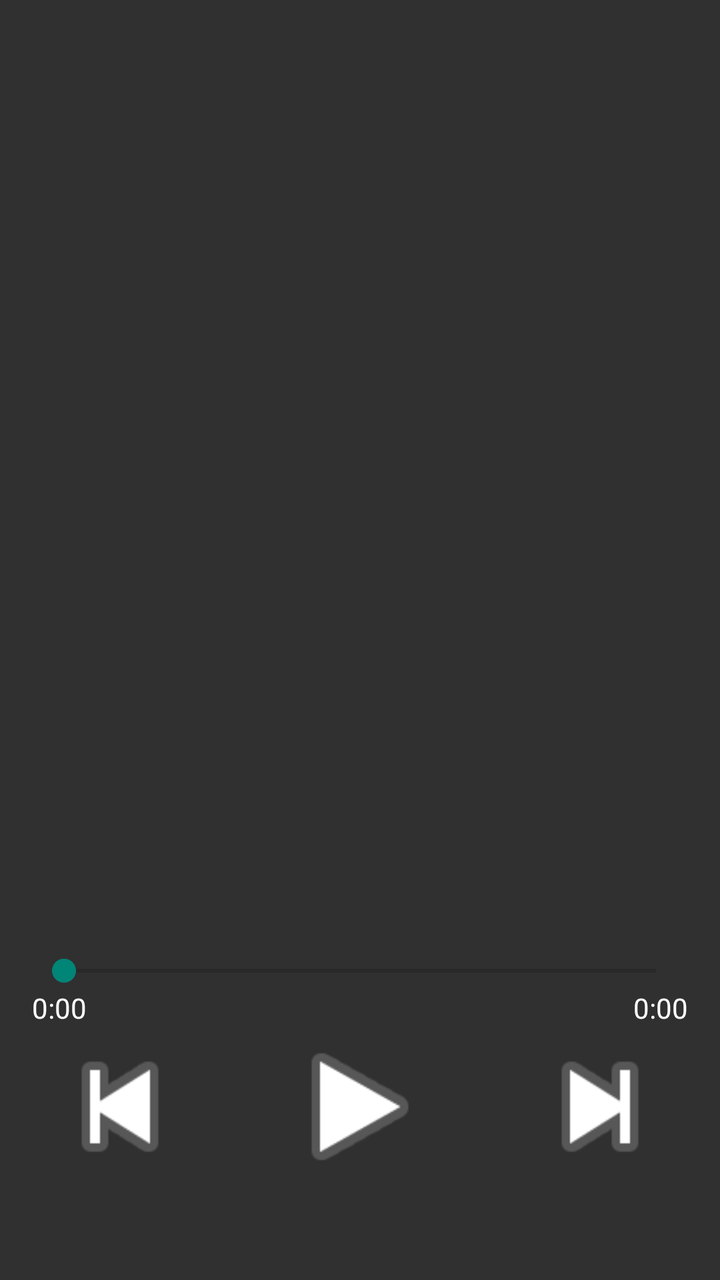
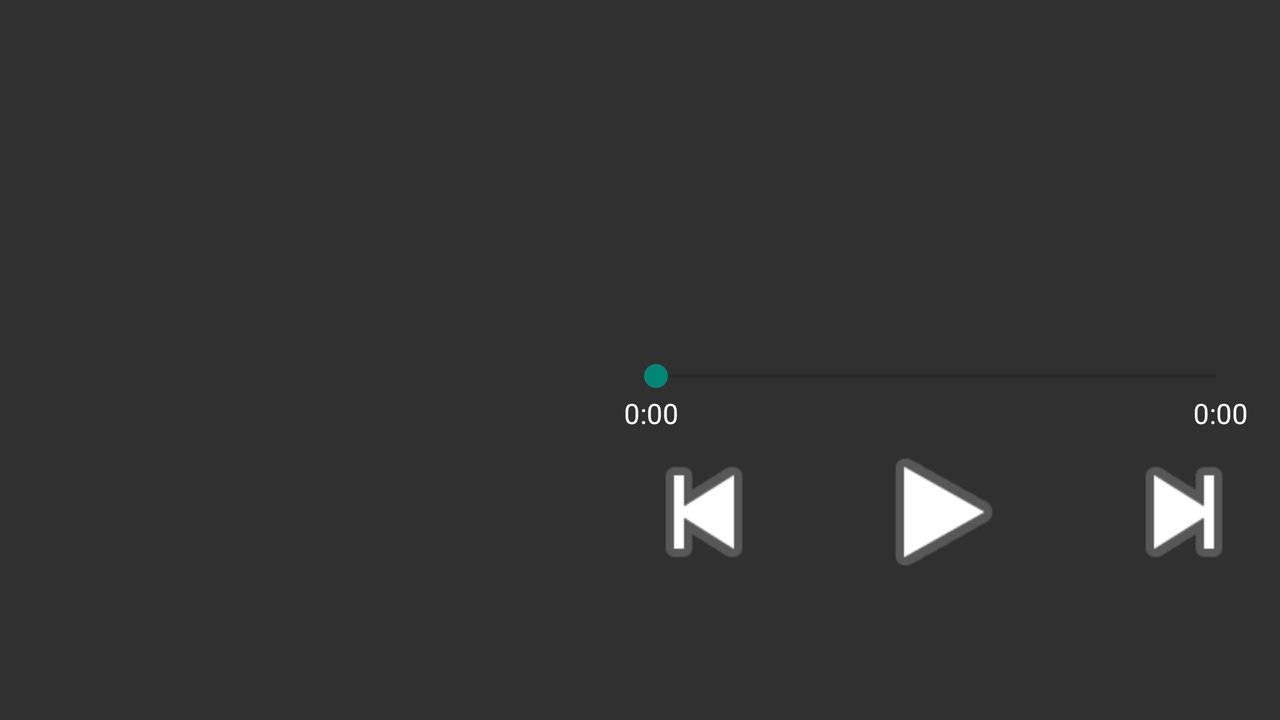

Two renders of one Android screen. The first uses the default layout on a phone; the second uses the alternative layout the repository ships for a different screen configuration, on a matching device. The two XML files are below.
<!-- AndroidManifest.xml: application theme AppTheme -->
<!-- res/layout/fragment_player.xml -->
<FrameLayout xmlns:android="http://schemas.android.com/apk/res/android"
    xmlns:tools="http://schemas.android.com/tools"
    android:layout_width="fill_parent"
    android:layout_height="fill_parent"
    android:background="@color/background_material_dark"
    tools:context="com.gabriel.nanodegree.spotifystreamer.PlayerActivity">

    <Button
        android:id="@+id/bt_share"
        android:layout_width="25dp"
        android:layout_height="25dp"
        android:layout_gravity="top|right"
        android:layout_margin="15dp"
        android:background="@drawable/abc_ic_menu_share_mtrl_alpha"
        android:visibility="gone" />

    <ScrollView
        android:layout_width="fill_parent"
        android:layout_height="fill_parent">

        <LinearLayout
            android:layout_width="match_parent"
            android:layout_height="match_parent"
            android:gravity="center_horizontal"
            android:orientation="vertical"
            android:paddingBottom="@dimen/activity_vertical_margin"
            android:paddingLeft="@dimen/activity_horizontal_margin"
            android:paddingRight="@dimen/activity_horizontal_margin"
            android:paddingTop="@dimen/activity_vertical_margin">

            <TextView
                android:id="@+id/artist"
                android:layout_width="wrap_content"
                android:layout_height="wrap_content"
                android:layout_weight="2"
                android:gravity="center"
                android:lines="1"
                android:minWidth="500dp"
                android:textColor="@color/abc_primary_text_material_dark"
                android:textSize="18sp" />

            <TextView
                android:id="@+id/title"
                android:layout_width="wrap_content"
                android:layout_height="wrap_content"
                android:layout_weight="2"
                android:gravity="center"
                android:lines="2"
                android:minWidth="500dp"
                android:textColor="@color/abc_primary_text_material_dark"
                android:textSize="18sp" />

            <ImageView
                android:id="@+id/image"
                android:layout_width="320dp"
                android:layout_height="320dp"
                android:adjustViewBounds="true"
                android:contentDescription="Album Cover" />

            <TextView
                android:id="@+id/subtitle"
                android:layout_width="wrap_content"
                android:layout_height="wrap_content"
                android:layout_margin="10dp"
                android:gravity="center"
                android:lines="2"
                android:minWidth="500dp"
                android:textColor="@color/abc_primary_text_material_dark"
                android:textSize="20sp" />

            <SeekBar
                android:id="@+id/seekBar"
                android:layout_width="fill_parent"
                android:layout_height="wrap_content" />

            <RelativeLayout
                android:layout_width="fill_parent"
                android:layout_height="wrap_content">

                <TextView
                    android:id="@+id/timeStart"
                    android:layout_width="wrap_content"
                    android:layout_height="wrap_content"
                    android:layout_alignParentLeft="true"
                    android:text="0:00"
                    android:textColor="@color/abc_primary_text_material_dark" />

                <TextView
                    android:id="@+id/timeEnd"
                    android:layout_width="wrap_content"
                    android:layout_height="wrap_content"
                    android:layout_alignParentRight="true"
                    android:text="0:00"
                    android:textColor="@color/abc_primary_text_material_dark" />
            </RelativeLayout>

            <LinearLayout
                android:layout_width="wrap_content"
                android:layout_height="wrap_content"
                android:orientation="horizontal">

                <Button
                    android:id="@+id/previous"
                    android:layout_width="80dp"
                    android:layout_height="80dp"
                    android:layout_marginRight="40dp"
                    android:background="@android:drawable/ic_media_previous" />

                <ToggleButton
                    android:id="@+id/play"
                    android:layout_width="80dp"
                    android:layout_height="80dp"
                    android:layout_marginRight="40dp"
                    android:background="@drawable/ic_play_pause"
                    android:textOn=""
                    android:textOff="" />

                <Button
                    android:id="@+id/next"
                    android:layout_width="80dp"
                    android:layout_height="80dp"
                    android:background="@android:drawable/ic_media_next" />

            </LinearLayout>
        </LinearLayout>
    </ScrollView>
</FrameLayout>
<!-- resources referenced by this layout -->
<resources>
  <dimen name="activity_horizontal_margin">16dp</dimen>
  <dimen name="activity_vertical_margin">16dp</dimen>
  <!-- drawable ic_play_pause (drawable) -->
  <?xml version="1.0" encoding="utf-8"?>
  <selector xmlns:android="http://schemas.android.com/apk/res/android">
      <item android:drawable="@android:drawable/ic_media_pause" android:state_checked="true" />
      
      <item android:drawable="@android:drawable/ic_media_play" />
      
  </selector>
  <style name="AppTheme" parent="@style/Theme.AppCompat.Light.DarkActionBar">
          
          
      </style>
</resources>
<!-- res/layout-land/fragment_player.xml (the repository's variant of the layout above) -->
<!-- drawn on the phone turned sideways -->
<FrameLayout xmlns:android="http://schemas.android.com/apk/res/android"
    xmlns:tools="http://schemas.android.com/tools"
    android:layout_width="fill_parent"
    android:layout_height="fill_parent"
    android:background="@color/background_material_dark"
    tools:context="com.gabriel.nanodegree.spotifystreamer.PlayerActivity">

    <Button
        android:id="@+id/bt_share"
        android:layout_width="25dp"
        android:layout_height="25dp"
        android:layout_gravity="top|right"
        android:layout_margin="15dp"
        android:background="@drawable/abc_ic_menu_share_mtrl_alpha"
        android:visibility="gone" />

    <ScrollView
        android:layout_width="fill_parent"
        android:layout_height="fill_parent">

        <LinearLayout
            android:layout_width="match_parent"
            android:layout_height="match_parent"
            android:gravity="center_vertical"
            android:orientation="horizontal">

            <ImageView
                android:id="@+id/image"
                android:layout_width="280dp"
                android:layout_height="280dp"
                android:gravity="center_horizontal"
                android:layout_margin="@dimen/activity_horizontal_margin"
                android:adjustViewBounds="true"
                android:contentDescription="Album Cover" />


            <LinearLayout
                android:layout_width="match_parent"
                android:layout_height="match_parent"
                android:gravity="center_horizontal"
                android:orientation="vertical"
                android:paddingBottom="@dimen/activity_vertical_margin"
                android:paddingRight="@dimen/activity_horizontal_margin"
                android:paddingTop="@dimen/activity_vertical_margin">

                <TextView
                    android:id="@+id/artist"
                    android:layout_width="wrap_content"
                    android:layout_height="wrap_content"
                    android:layout_weight="2"
                    android:gravity="center"
                    android:lines="1"
                    android:textColor="@color/abc_primary_text_material_dark"
                    android:textSize="18sp" />

                <TextView
                    android:id="@+id/title"
                    android:layout_width="wrap_content"
                    android:layout_height="wrap_content"
                    android:layout_weight="2"
                    android:gravity="center"
                    android:lines="2"
                    android:textColor="@color/abc_primary_text_material_dark"
                    android:textSize="18sp" />

                <TextView
                    android:id="@+id/subtitle"
                    android:layout_width="wrap_content"
                    android:layout_height="wrap_content"
                    android:layout_marginBottom="10dp"
                    android:gravity="center"
                    android:lines="2"
                    android:textColor="@color/abc_primary_text_material_dark"
                    android:textSize="20sp" />

                <SeekBar
                    android:id="@+id/seekBar"
                    android:layout_width="fill_parent"
                    android:layout_height="wrap_content" />

                <RelativeLayout
                    android:layout_width="fill_parent"
                    android:layout_height="wrap_content">

                    <TextView
                        android:id="@+id/timeStart"
                        android:layout_width="wrap_content"
                        android:layout_height="wrap_content"
                        android:layout_alignParentLeft="true"
                        android:text="0:00"
                        android:textColor="@color/abc_primary_text_material_dark" />

                    <TextView
                        android:id="@+id/timeEnd"
                        android:layout_width="wrap_content"
                        android:layout_height="wrap_content"
                        android:layout_alignParentRight="true"
                        android:text="0:00"
                        android:textColor="@color/abc_primary_text_material_dark" />
                </RelativeLayout>

                <LinearLayout
                    android:layout_width="wrap_content"
                    android:layout_height="wrap_content"
                    android:orientation="horizontal">

                    <Button
                        android:id="@+id/previous"
                        android:layout_width="80dp"
                        android:layout_height="80dp"
                        android:layout_marginRight="40dp"
                        android:background="@android:drawable/ic_media_previous" />

                    <ToggleButton
                        android:id="@+id/play"
                        android:layout_width="80dp"
                        android:layout_height="80dp"
                        android:layout_marginRight="40dp"
                        android:background="@drawable/ic_play_pause"
                        android:textOff=""
                        android:textOn="" />

                    <Button
                        android:id="@+id/next"
                        android:layout_width="80dp"
                        android:layout_height="80dp"
                        android:background="@android:drawable/ic_media_next" />

                </LinearLayout>
            </LinearLayout>
        </LinearLayout>
    </ScrollView>
</FrameLayout>
